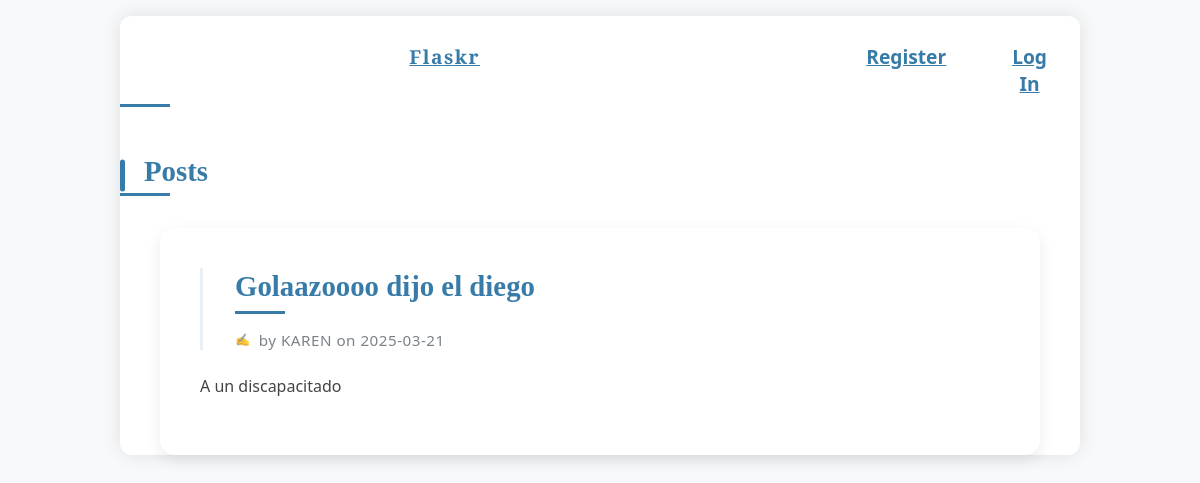
Before: / with the older database file.
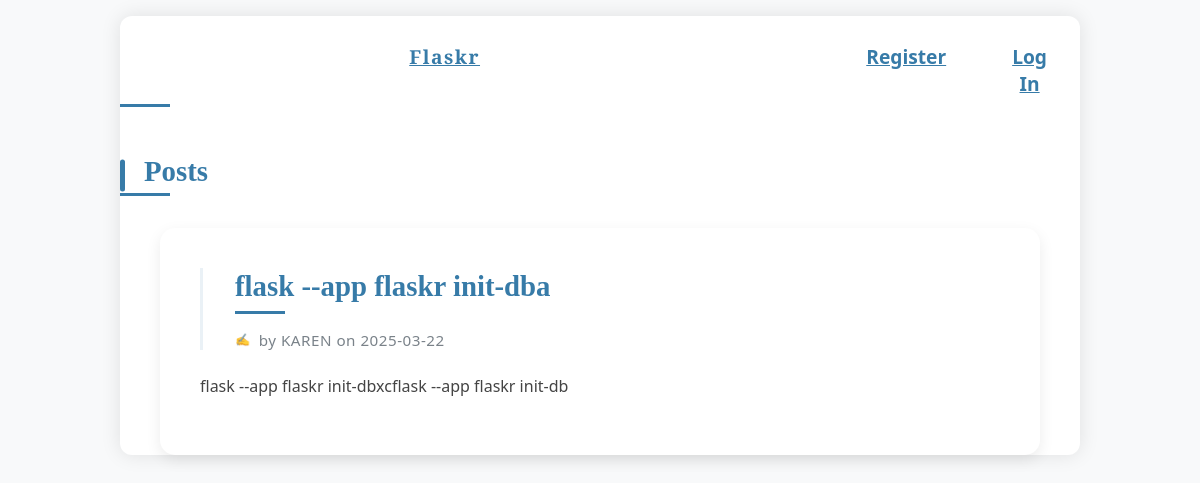
After: the same page with the newer database file.
### tables this page shows
CREATE TABLE post (
  id INTEGER PRIMARY KEY AUTOINCREMENT,
  author_id INTEGER NOT NULL,
  created TIMESTAMP NOT NULL DEFAULT CURRENT_TIMESTAMP,
  title TEXT NOT NULL,
  body TEXT NOT NULL,
  FOREIGN KEY (author_id) REFERENCES user (id)
);

CREATE TABLE user (
  id INTEGER PRIMARY KEY AUTOINCREMENT,
  username TEXT UNIQUE NOT NULL,
  password TEXT NOT NULL
);

### flaskr/blog.py (the view)
@bp.route('/')
def index():
    db = get_db()
    posts = db.execute(
        'SELECT p.id, title, body, created, author_id, username'
        ' FROM post p JOIN user u ON p.author_id = u.id'
        ' ORDER BY created DESC'
    ).fetchall()
    return render_template('blog/index.html', posts=posts)

### flaskr/auth.py (called while the page is built)
@bp.before_app_request
def load_logged_in_user():
    user_id = session.get('user_id')
    if user_id is None:
        g.user = None
    else:
        g.user = get_db().execute(
            'SELECT * FROM user WHERE id = ?', (user_id,)
        ).fetchone()

### flaskr/db.py (called while the page is built)
def get_db():
    if 'db' not in g:
        g.db = sqlite3.connect(
            current_app.config['DATABASE'],
            detect_types=sqlite3.PARSE_DECLTYPES
        )
        g.db.row_factory = sqlite3.Row
    return g.db

### flaskr/templates/blog/index.html (shortened to what this page needs)
{% extends 'base.html' %}
{% block header %}
  <h1>{% block title %}Posts{% endblock %}</h1>
{% endblock %}
{% block content %}
  {% for post in posts %}
    <article class="post">
      <header>
        <div>
          <h1>{{ post['title'] }}</h1>
          <div class="about">by {{ post['username'] }} on {{ post['created'].strftime('%Y-%m-%d') }}</div>
        </div>
      </header>
      <p class="body">{{ post['body'] }}</p>
    </article>
  {% endfor %}
{% endblock %}

### flaskr/templates/base.html (shortened to what this page needs)
<!DOCTYPE html>
<html>
<head>
    <link rel="stylesheet" href="{{ url_for('static', filename='styles.css') }}">
</head>
<body>
    <nav>
        <h1><a href="{{ url_for('blog.index') }}" style="display: block; text-align: center;">Flaskr</a></h1>
        <ul>
            {% if g.user %}
                <li><span class="username">{{ g.user['username'] }}</span></li>
                <li><a href="{{ url_for('auth.logout') }}" class="nav-button">Log Out</a></li>
            {% else %}
                <li><a href="{{ url_for('auth.register') }}" class="nav-button">Register</a></li>
                <li><a href="{{ url_for('auth.login') }}" class="nav-button">Log In</a></li>
            {% endif %}
        </ul>
    </nav>
    <section class="content">
        <header>
            {% block header %}{% endblock %}
        </header>
        {% block content %}{% endblock %}
    </section>
</body>
</html>

### flaskr/static/styles.css (style rules this page uses)
:root { --primary: #377ba8; --primary-hover: #2b6085; --secondary: #6c757d; --background: #f8f9fa; --card-shadow: rgba(0, 0, 0, 0.1); }
html { font-family: 'Segoe UI', system-ui, sans-serif; background: var(--background); scroll-behavior: smooth; }
body { max-width: 960px; margin: 1rem auto; background: white; box-shadow: 0 0 20px var(--card-shadow); border-radius: 12px; transition: transform 0.3s ease; }
h1 { font-family: 'Georgia', serif; color: var(--primary); margin: 1rem 0; position: relative; padding-bottom: 0.5rem; }
h1::after { content: ''; position: absolute; bottom: 0; left: 0; width: 50px; height: 3px; background: var(--primary); animation: underlineSlide 0.5s ease-out; }
nav { display: flex; justify-content: center; width: 100%; position: relative; overflow: visible; }
nav h1 { font-family: 'Playfair Display', serif; font-size: 2.2rem; color: var(--primary) !important; text-decoration: none; letter-spacing: 1.5px; position: relative; padding-right: 1.5rem; transition: all 0.4s cubic-bezier(0.175, 0.885, 0.32, 1.275); text-align: center; width: 100%; }
nav h1 a { font-family: var(--font-family); font-weight: bold; font-size: 1.2rem; color: var(--primary); text-align: center; margin: 0 0.8rem; padding: 0.6rem 1.2rem !important; border-radius: 30px; background: rgb(255, 255, 255); backdrop-filter: blur(3px); border: 1px solid rgba(255, 255, 255, 0.2); transition: all 0.3s ease; display: flex; align-items: center; gap: 0.5rem; }
nav ul { list-style: none; }
nav ul li a { font-family: var(--font-family); font-weight: bold; font-size: 1.2rem; color: var(--primary); text-align: center; margin: 0 0.8rem; padding: 0.6rem 1.2rem !important; border-radius: 30px; background: rgb(255, 255, 255); backdrop-filter: blur(3px); border: 1px solid rgba(255, 255, 255, 0.2); transition: all 0.3s ease; display: flex; align-items: center; gap: 0.5rem; }
nav ul { list-style: none; display: flex; justify-content: center; }
.content > header h1 { font-size: 1.8rem; color: var(--primary); position: relative; padding-left: 1.5rem; margin: 2rem 0 1.5rem; }
.content > header h1::before { content: ''; position: absolute; left: 0; top: 50%; transform: translateY(-50%); height: 80%; width: 5px; background: var(--primary); border-radius: 3px; animation: lineGrow 0.8s ease-out; }
.post { position: relative; max-width: 800px; margin: 2rem auto; padding: 2.5rem; background: #fff; border-radius: 15px; box-shadow: 0 5px 15px rgba(0, 0, 0, 0.08); transition: all 0.4s cubic-bezier(0.175, 0.885, 0.32, 1.1); cursor: pointer; overflow: hidden; transform: translateY(0); }
.post::before { content: ''; position: absolute; left: 0; top: 0; height: 100%; width: 4px; background: linear-gradient(to bottom, var(--primary), #6ab0e3); transform: scaleY(0); transform-origin: top; transition: transform 0.5s 0.2s ease-out; }
.post header { display: flex; justify-content: space-between; align-items: center; margin-bottom: 1rem; padding-left: 2rem; border-left: 3px solid rgba(55, 123, 168, 0.1); transition: all 0.3s ease; }
.post header h1 { font-size: 1.8rem; color: var(--primary); margin: 0 0 1rem; transition: color 0.3s ease; line-height: 1.3; }
.post .about { font-size: 0.95rem; color: var(--secondary); letter-spacing: 0.5px; opacity: 0.9; transition: opacity 0.3s ease; display: flex; align-items: center; gap: 0.5rem; }
.post .about::before { content: '✍️'; font-size: 0.8em; }
.post .body { margin-top: 1.5rem; line-height: 1.6; color: #444; transition: color 0.3s ease; }
.post::after { content: ''; position: absolute; top: 0; left: 0; width: 100%; height: 100%; background: radial-gradient(circle at 50% -20%, rgba(255, 255, 255, 0.3), transparent 60%); opacity: 0; transition: opacity 0.4s ease; }

Changed rows visible on the page:
removed post: title "Golaazoooo dijo el diego", username "KAREN", created "2025-03-21", body "A un discapacitado"
added post: title "flask --app flaskr init-dba", username "KAREN", created "2025-03-22", body "flask --app flaskr init-dbxcflask --app flaskr init-db"
